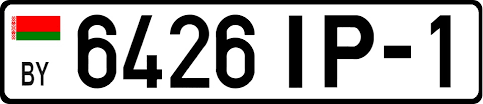
#> input picture plates/plate1.png, 483 x 104 px
$ python -i detect.py   (imports and definitions only)
#> lines starting #> are read from the running program, lines starting #| are printed output that depends on the picture; after the words box and inside, x2 and y2 are one past the last pixel; in counts of white or black regions, pixels touching at a corner belong together
import cv2 as cv
import numpy as np

def detectPlate(path):
#> called with path = 'plates/plate1.png'
    img = cv.imread(path)
#> img is the input picture: shape (104, 483, 3); mean B, G, R 170, 171, 173.7

    gray = cv.cvtColor(img, cv.COLOR_BGR2GRAY)
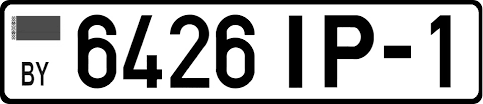
#> gray: shape (104, 483); min 0, max 255, mean 171.7

    threshold = 20

    while True:
        ret, thresh = cv.threshold(gray, threshold, 255, cv.THRESH_BINARY)

        erode = cv.erode(thresh, np.ones((3, 3), np.uint8), iterations = 1 if threshold < 40 else  3 )

        contours, hierarchy = cv.findContours(erode, cv.RETR_TREE, cv.CHAIN_APPROX_NONE)

        parent_index = np.bincount(np.array([element[3] for element in hierarchy[0] if element[3] >= 0])).argmax()

        symbol_contours = []
        for idx, contour in enumerate(contours):
            if hierarchy[0][idx][3] == parent_index:
                symbol_contours.append(contour)

        if len(symbol_contours) <= 11 and len(symbol_contours) > 6:
            break

        threshold += 3
#> this loop made 1 pass
#> (ret, parent_index) on pass 1: (20, 2)
#> pass 1, in detectPlate, `ret, thresh = cv.threshold(gray, threshold, 255, cv.THRESH_BINARY)`:
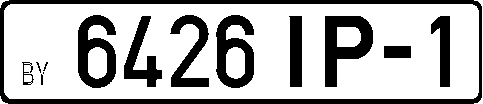
#> thresh: shape (104, 483); 71.4% white; 14 black regions (3 under 20 px), largest, box (x1, y1, x2, y2) and area: (0, 0, 482, 104) 4980, (325, 16, 373, 87) 1805, (78, 15, 116, 88) 1597
#> pass 1, in detectPlate, `erode = cv.erode(thresh, np.ones((3, 3), np.uint8), iterations = 1 if ..`:
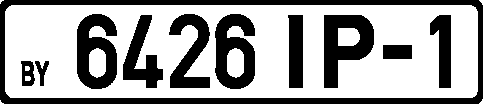
#> erode: shape (104, 483); 63.9% white; 11 black regions, largest, box (x1, y1, x2, y2) and area: (0, 0, 483, 104) 6267, (324, 15, 374, 88) 2131, (77, 14, 117, 89) 2001
#> after the loop, threshold = 20

    detection = img.copy()

    heights = [cv.boundingRect(contour)[3] for contour in symbol_contours]
#> heights = [27, 27, 16, 75, 75, 75, 75, 77, 76, 77]
    widhts = [cv.boundingRect(contour)[2] for contour in symbol_contours]
#> widhts = [16, 16, 31, 23, 52, 17, 42, 42, 43, 42]
    mean_height = np.mean(heights)
#> mean_height = 60
    mean_width = np.mean(widhts)
#> mean_width = 32.4

    letters = []

    for contour in symbol_contours:
        (x, y, w, h) = cv.boundingRect(contour)
        if mean_height / h > 1.2 or w / mean_width > 2:
            continue

        cv.rectangle(detection, (x, y), (x + w, y + h), (0, 255, 0), 2)

        letter_crop = gray[y:y + h, x:x + w]

        size_max = max(w, h)

        letter_square = 255 * np.ones(shape=[size_max, size_max], dtype=np.uint8)

        if w > h:
            y_pos = size_max//2 - h//2
            letter_square[y_pos:y_pos + h, 0:w] = letter_crop
        elif w < h:
            x_pos = size_max//2 - w//2
            letter_square[0:h, x_pos:x_pos + w] = letter_crop
        else:
            letter_square = letter_crop

        letters.append([x, cv.resize(letter_square, (28, 28), interpolation=cv.INTER_AREA)])
#> this loop made 10 passes
#> (x, y, w, h, size_max, x_pos) on passes 4 to 10: (429, 14, 23, 75, 75, 26), (323, 14, 52, 75, 75, 11), (287, 14, 17, 75, 75, 29), (122, 14, 42, 75, 75, 16), (214, 13, 42, 77, 77, 17), (168, 13, 43, 76, 76, 17), (76, 13, 42, 77, 77, 17)
#> (x, y, w, h) on passes 1 to 3: (34, 60, 16, 27), (20, 60, 16, 27), (382, 44, 31, 16)
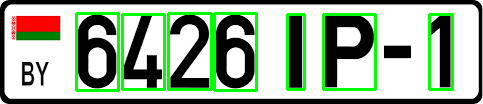
#> detection: shape (104, 483, 3); 9.39% of pixels changed, all inside (x1, y1, x2, y2) = (75, 12, 454, 92)
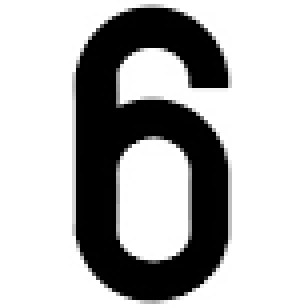
#> letter_square: shape (77, 77) (shown 4 times larger); min 0, max 255, mean 181.5
#> after the loop, letters = 7 items

    letters.sort(key=lambda x: x[0], reverse=False)

    cv.imshow('detection', detection)

    return letters

>>> result = detectPlate('plates/plate1.png')
#> result = 7 items
